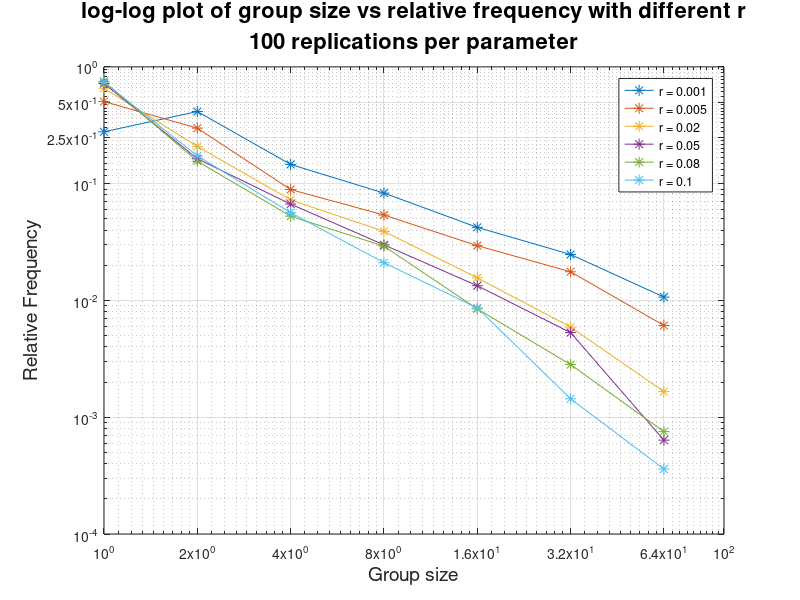
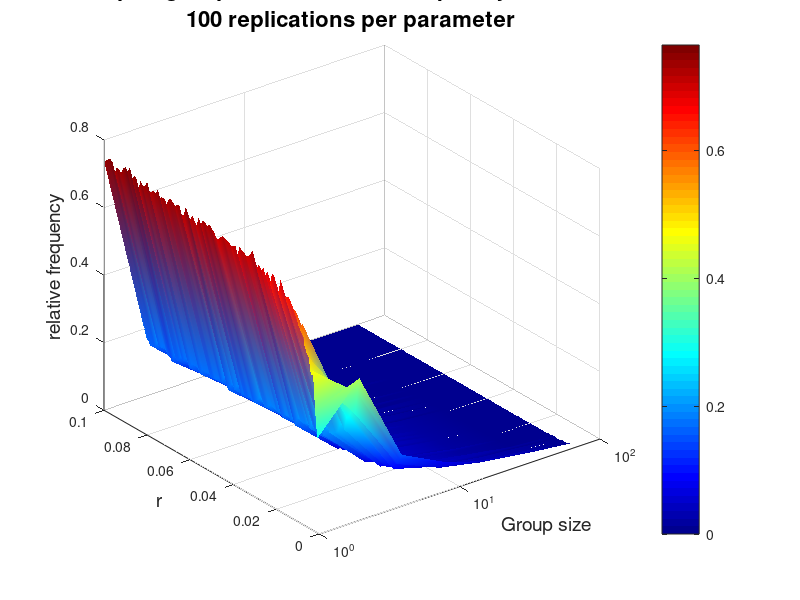

The MATLAB script that drew these images, in order:
clear 
close all;
load('sim_friends_try3');
nhistu = histu./sum(histu,2); %frequency distribution
nhistu = nhistu(:,1:end-1);
hrange = hrange(1:end-1);

figure3 = figure('position', [0, 0, 700, 500]);


for j = [1 5 20 50 80 100]
    loglog(hrange,nhistu(j,:),'*-','markersize',8);
    hold on;
    %p = polyfit(log(hrange), log(nhistu(j,:)), 1);
    %y_hat = exp(p(1) * log(hrange) + p(2));
    %loglog(hrange, y_hat);
end


grid on
legend('r = 0.001','r = 0.005','r = 0.02','r = 0.05','r = 0.08','r = 0.1');
xlabel('Group size','FontSize',14)
set(gca, 'XTick', hrange)
set(gca, 'XTick', [hrange 100])
set(gca, 'YTick', [0.0001 0.001 0.01 0.1 0.25 0.5 1])
ylabel('Relative Frequency','FontSize',14)
title({'log-log plot of group size vs relative frequency with different r';'100 replications per parameter'}, 'FontSize', 16)
saveas(figure3,'logloggr100.png');

hold off

figure4 = figure('position', [0, 0, 700, 500]);
surf(hrange, diffr, nhistu)
shading interp
colorbar
colormap jet
set(gca, 'XScale','log')
xlabel('Group size','FontSize',14)
ylabel('r','FontSize',14)
zlabel('relative frequency','FontSize',14)
title({'heat map of group size vs relative frequency with different r';'100 replications per parameter'}, 'FontSize', 16)
saveas(figure4,'loglogheatmap.png');

